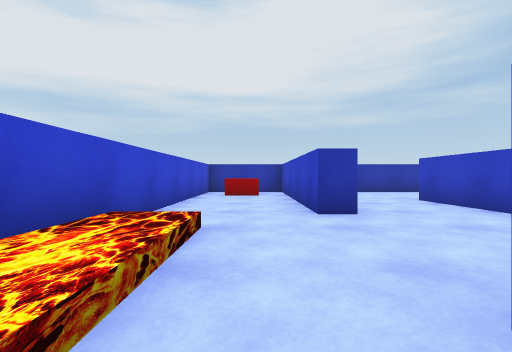
[1] (above)

24 first-person views from a walk through a scene from a Unity 3-D project. The camera is 0.29 m above the floor, looks level and sees 85° across. The floor is counted in squares, 0.5 m on a side. Each view is taken from the middle of a square. On the plan, view 1 faces up. The plan holds only what a view shows up to about 9 squares ahead; the rest is blank. The player is left out.

[2]
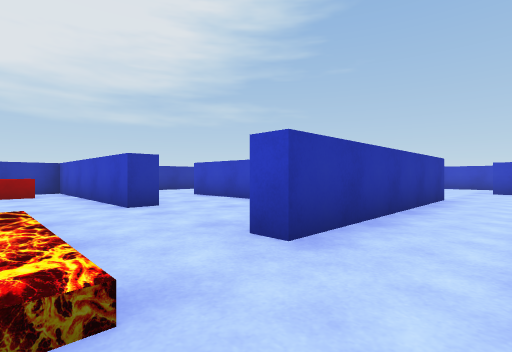

[3]
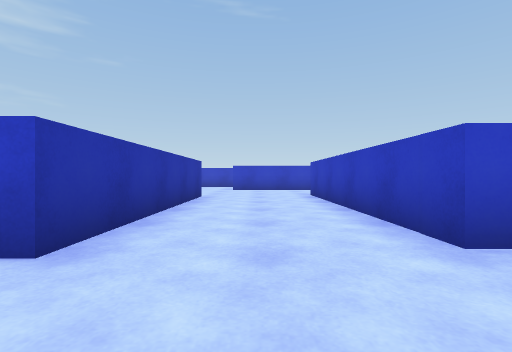

[4]
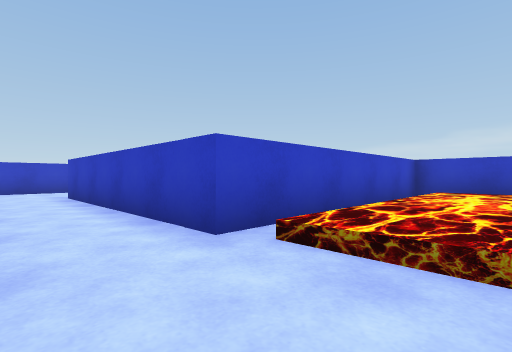

[5]
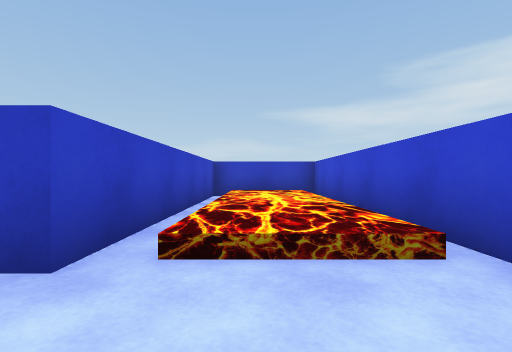

[6]
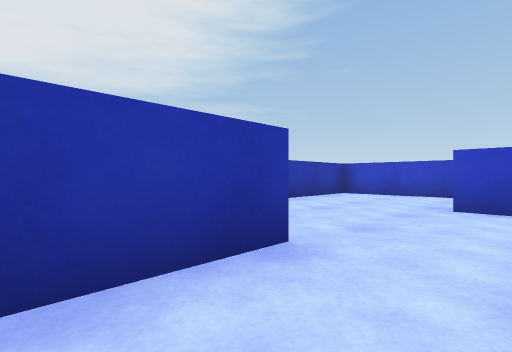

[7]
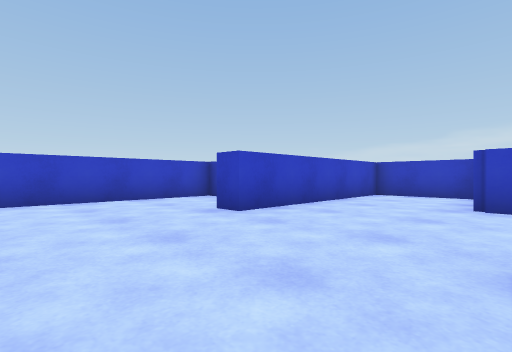

[8]
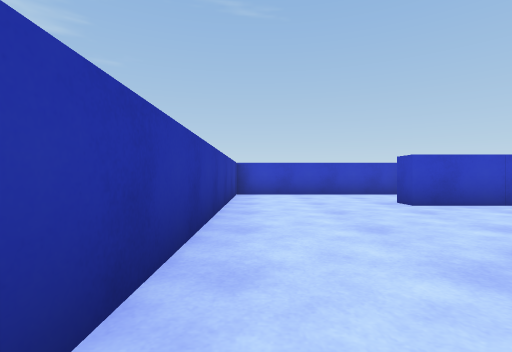

[9]
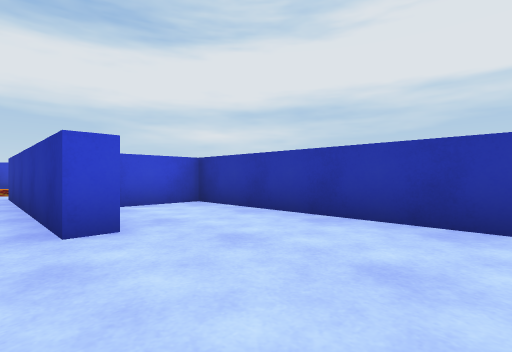

[10]
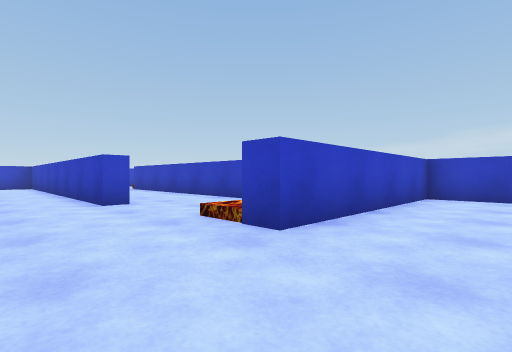

[11]
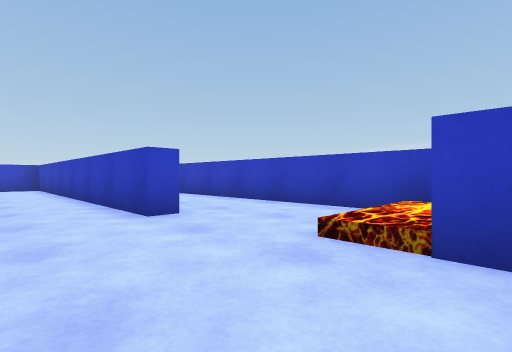

[12]
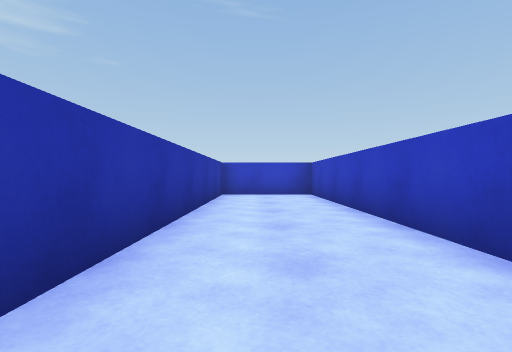

[13]
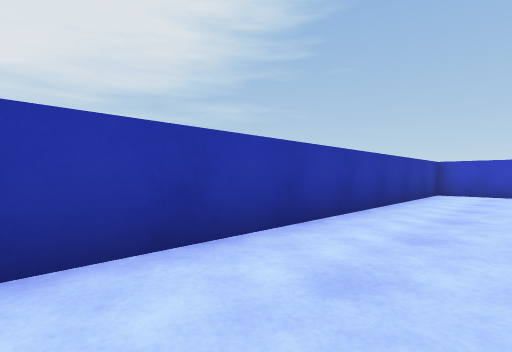

[14]
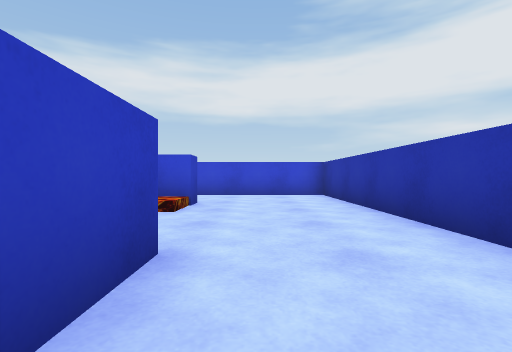

[15]
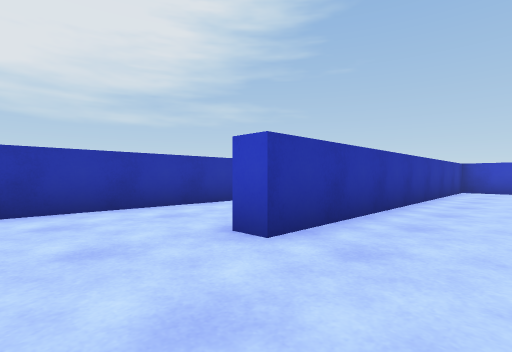

[16]
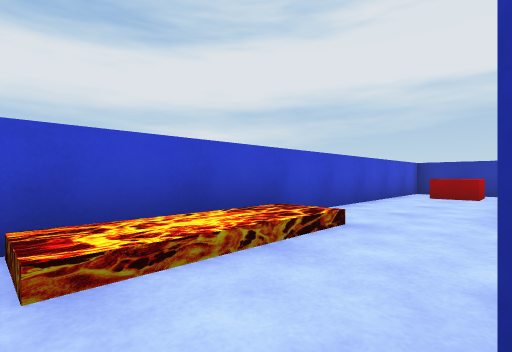

[17]
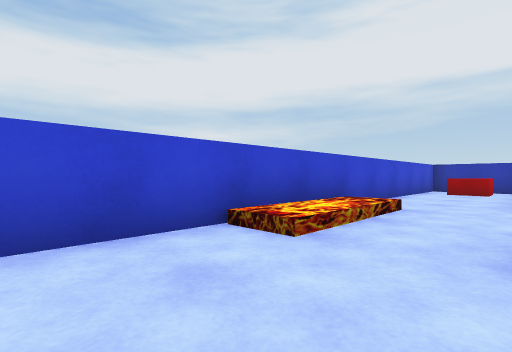

[18]
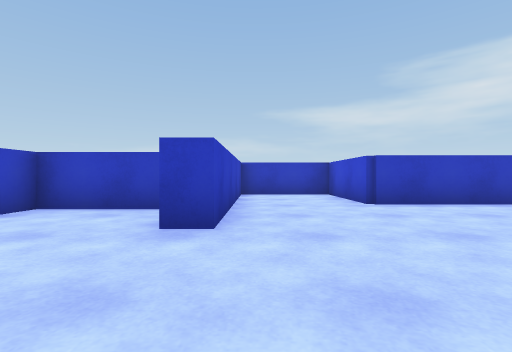

[19]
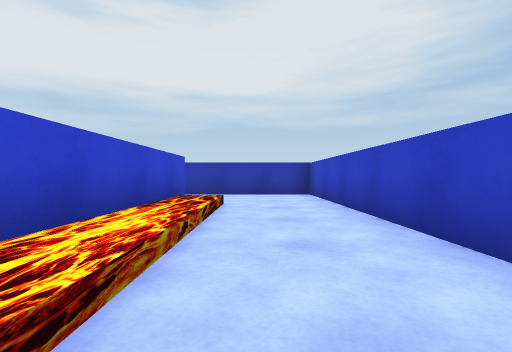

[20]
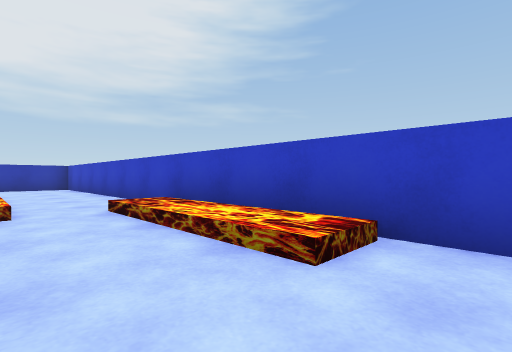

[21]
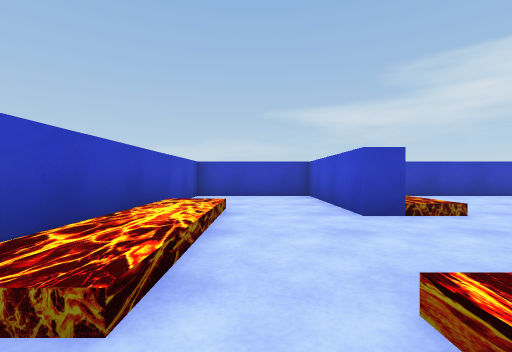

[22]
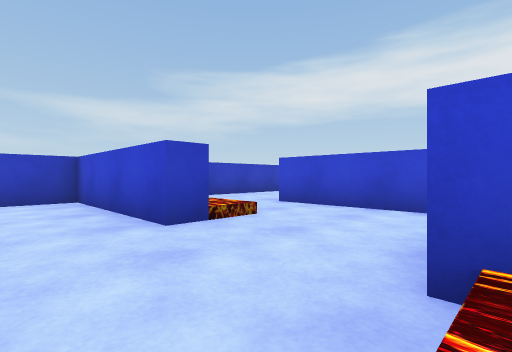

[23]
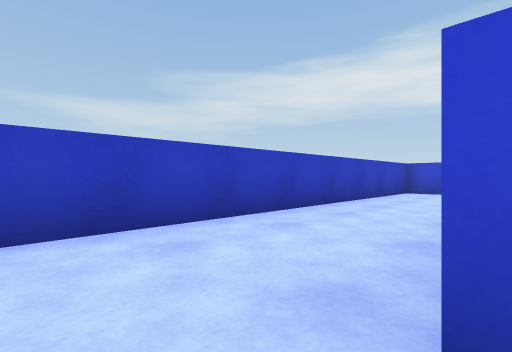

[24]
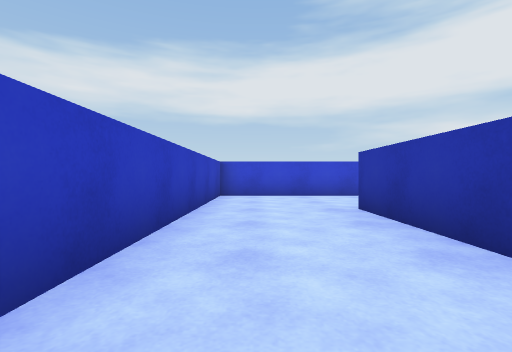

### Floor plan
Points are (right, up) in squares from view 1. A wall is a line through its corners. A room is listed if a view was taken in it or the views show most of it. See-through windows are left out.
Room 1 (views 1, 2, 3, 4, 5, 6, 7, 8, 9, 16, 17, 18)
walls: (7, 1.1) (7, 0.5) (1, 0.5); (11.6, -1.9) (13.8, -1.9) (13.8, 3.6) (4.5, 3.6) (4.5, 1.9); (-1.7, 0.5) (-1.7, -9) (1.2, -9) (1.2, -2.7) (7.7, -2.7) (7.7, -5.7) (10.5, -5.7) (10.5, -0.1) (11.1, -0.1)
ways out: opening at (-0.5, 1) to room 5
Room 2 (views 10, 11, 12, 13, 14, 15)
walls: (3.9, 6.7) (4.5, 6.7) (4.5, 6); (5, 4.1) (11.9, 4.1); (15.5, 6.8) (7.9, 6.8) (7.9, 7.3) (17.7, 7.3) (17.7, 10) (1.5, 10) (1.5, 6.2)
ways out: opening at (15, 5.5) to room 3; opening at (2.5, 5.5) to room 5
objects: other object (5, 5) to (5, 6)
Room 3 (views 19, 20, 21, 22)
walls: (13.8, -5) (14.4, -5) (14.4, -9) (17.7, -9) (17.7, 6.8) (15.5, 6.8); (11.1, -3.1) (11.1, -6.2); (14.4, 4.1) (14.4, -0.4)
ways out: opening at (15, 5.5) to room 2; opening at (12.5, -6) to room 4
Room 4 (views 23, 24)
walls: (8.1, -6.2) (5.1, -6.2); (1.8, -4.9) (1.8, -9) (11.9, -9)
ways out: opening at (12.5, -6) to room 3
Room 5 (no view inside)
walls: (1.6, 4.2) (1, 4.2) (1, 9.8); (2.2, 1) (3.9, 1) (3.9, 6.7); (1, 0.5) (1, 1.1); (0.8, 10) (-1.7, 10) (-1.7, 0.5)
ways out: opening at (-0.5, 1) to room 1; opening at (2.5, 5.5) to room 2
objects: other object (-1, 0) to (-1, 3); cube (-1, 9) to (0, 9)

Positions as (right, up) in squares from view 1, and headings:
1: (0, 0), facing up
2: (-1, -1), facing up-right
3: (-1, -1), facing right
4: (-1, -1), facing down-right
5: (0, -1), facing down
6: (5, -1), facing up-right
7: (7, 3), facing down-right
8: (5, 3), facing right
9: (10, 0), facing up-left
10: (2, 9), facing down-right
11: (4, 9), facing down-right
12: (9, 9), facing right
13: (8, 8), facing up-right
14: (10, 8), facing left
15: (6, 5), facing up-right
16: (1, 0), facing up-left
17: (1, -2), facing up-left
18: (10, 3), facing down
19: (16, -2), facing up
20: (15, -7), facing up-right
21: (16, -1), facing down
22: (16, -2), facing down-left
23: (12, -6), facing down-left
24: (10, -8), facing left
